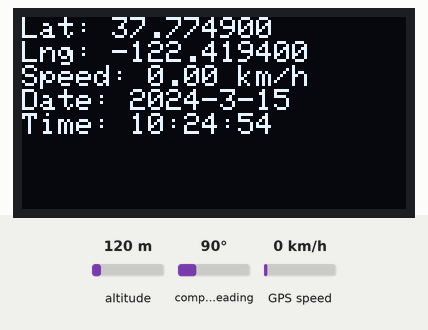
Recording of a sketch running on a simulated ESP8266 (NodeMCU). On the bench: 128×64 one-colour display. Inputs (shaded band) come from the test bench; at power-on: GPS speed 0 km/h, altitude 120 m, compass heading 90°. WiFi joins after 1.5 s; servers stay silent unless stated; the display library's start-up logo is not drawn; the GPS gets a fix after 3 s at 37.7749, -122.4194 with 8 satellites; no MQTT or app messages arrive unless stated; what the sketch prints to the serial monitor is not drawn.

Above: at 26.4 s.
26.5 s: GPS speed set to 2 km/h
At 30.8 s:
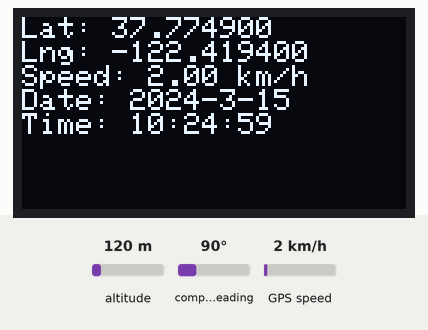
36.5 s: GPS speed set to 30 km/h
At 40.9 s:
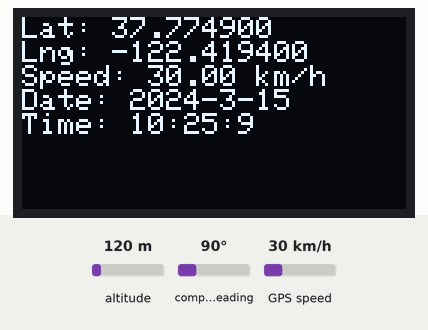
46.5 s: GPS speed set to 60 km/h
At 51.0 s:
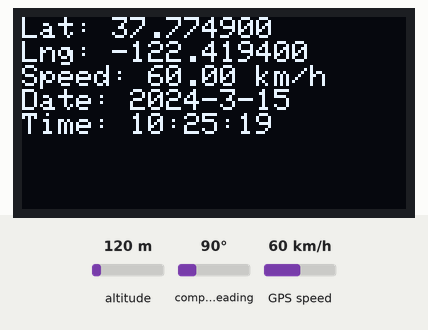
Timing chart, 0 to 52.5 s (numbered marks = the images above; inputs shaded):
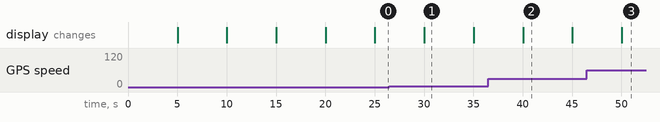

The sketch:

sketch_sep27a.ino
```cpp
#include <TinyGPS++.h>
#include <SoftwareSerial.h>
#include <ESP8266WiFi.h>
#include <PubSubClient.h>
#include <Wire.h>
#include <Adafruit_SSD1306.h>
#include <ArduinoJson.h>

// OLED Display settings
#define SCREEN_WIDTH 128
#define SCREEN_HEIGHT 64
#define OLED_RESET    -1
Adafruit_SSD1306 display(SCREEN_WIDTH, SCREEN_HEIGHT, &Wire, OLED_RESET);

// GPS serial setup (connect RX/TX to D6 and D7)
static const int RXPin = D6, TXPin = D7;
static const uint32_t GPSBaud = 9600;

TinyGPSPlus gps;
SoftwareSerial ss(RXPin, TXPin);

// WiFi and MQTT settings
const char* ssid = "your_SSID";
const char* password = "your_PASSWORD";
const char* mqtt_server = "broker.hivemq.com"; // Change to your MQTT broker if needed

WiFiClient espClient;
PubSubClient client(espClient);

long lastMsg = 0;
char msg[256];

// Setup WiFi connection
void setup_wifi() {
  delay(10);
  Serial.println();
  Serial.print("Connecting to ");
  Serial.println(ssid);

  WiFi.begin(ssid, password);

  while (WiFi.status() != WL_CONNECTED) {
    delay(500);
    Serial.print(".");
  }

  Serial.println("");
  Serial.println("WiFi connected");
  Serial.println("IP address: ");
  Serial.println(WiFi.localIP());
}

// Reconnect to MQTT broker if connection is lost
void reconnect() {
  while (!client.connected()) {
    Serial.print("Attempting MQTT connection...");
    if (client.connect("ESP8266Client")) {
      Serial.println("connected");
      // Subscribe to topics or publish messages here if needed
    } else {
      Serial.print("failed, rc=");
      Serial.print(client.state());
      Serial.println(" try again in 5 seconds");
      delay(5000);
    }
  }
}

// Publish GPS data to MQTT as JSON
void publishGpsData() {
  if (gps.location.isValid()) {
    StaticJsonDocument<200> doc;

    // Add data to JSON object
    doc["lat"] = gps.location.lat();
    doc["lng"] = gps.location.lng();
    doc["speed"] = gps.speed.kmph();
    doc["datetime"] = String(gps.date.year()) + "-" + String(gps.date.month()) + "-" + String(gps.date.day()) + " " +
                      String(gps.time.hour()) + ":" + String(gps.time.minute()) + ":" + String(gps.time.second());

    // Serialize JSON object to a string
    char jsonBuffer[256];
    serializeJson(doc, jsonBuffer);

    // Publish the JSON string to MQTT
    client.publish("gps/data", jsonBuffer);
  }
}

// Display GPS data on OLED
void displayGpsInfo() {
  display.clearDisplay();
  display.setTextSize(1);
  display.setTextColor(WHITE);

  if (gps.location.isValid()) {
    display.setCursor(0, 0);
    display.print("Lat: "); display.println(gps.location.lat(), 6);
    display.print("Lng: "); display.println(gps.location.lng(), 6);
    display.print("Speed: "); display.print(gps.speed.kmph()); display.println(" km/h");
    display.print("Date: ");
    display.print(gps.date.year()); display.print("-");
    display.print(gps.date.month()); display.print("-");
    display.println(gps.date.day());
    display.print("Time: ");
    display.print(gps.time.hour()); display.print(":");
    display.print(gps.time.minute()); display.print(":");
    display.println(gps.time.second());
  } else {
    display.setCursor(0, 0);
    display.println("Waiting for GPS data...");
  }

  display.display();
}

void setup() {
  Serial.begin(115200);
  ss.begin(GPSBaud);

  // Setup OLED display
  if (!display.begin(SSD1306_SWITCHCAPVCC, 0x3C)) {
    Serial.println(F("SSD1306 allocation failed"));
    for (;;);
  }
  display.display();
  delay(2000);
  display.clearDisplay();

  // Initialize WiFi and MQTT
  setup_wifi();
  client.setServer(mqtt_server, 1883);
}

void loop() {
  // Ensure MQTT connection
  if (!client.connected()) {
    reconnect();
  }
  client.loop();

  // Get GPS data
  while (ss.available() > 0) {
    gps.encode(ss.read());
  }

  // Publish GPS data every 5 seconds
  long now = millis();
  if (now - lastMsg > 5000) {
    lastMsg = now;
    publishGpsData();
    displayGpsInfo();
  }
}
```

Measured:
- what the display in image 1 shows lasts 5.0 s, from 30.0 s to 35.0 s
